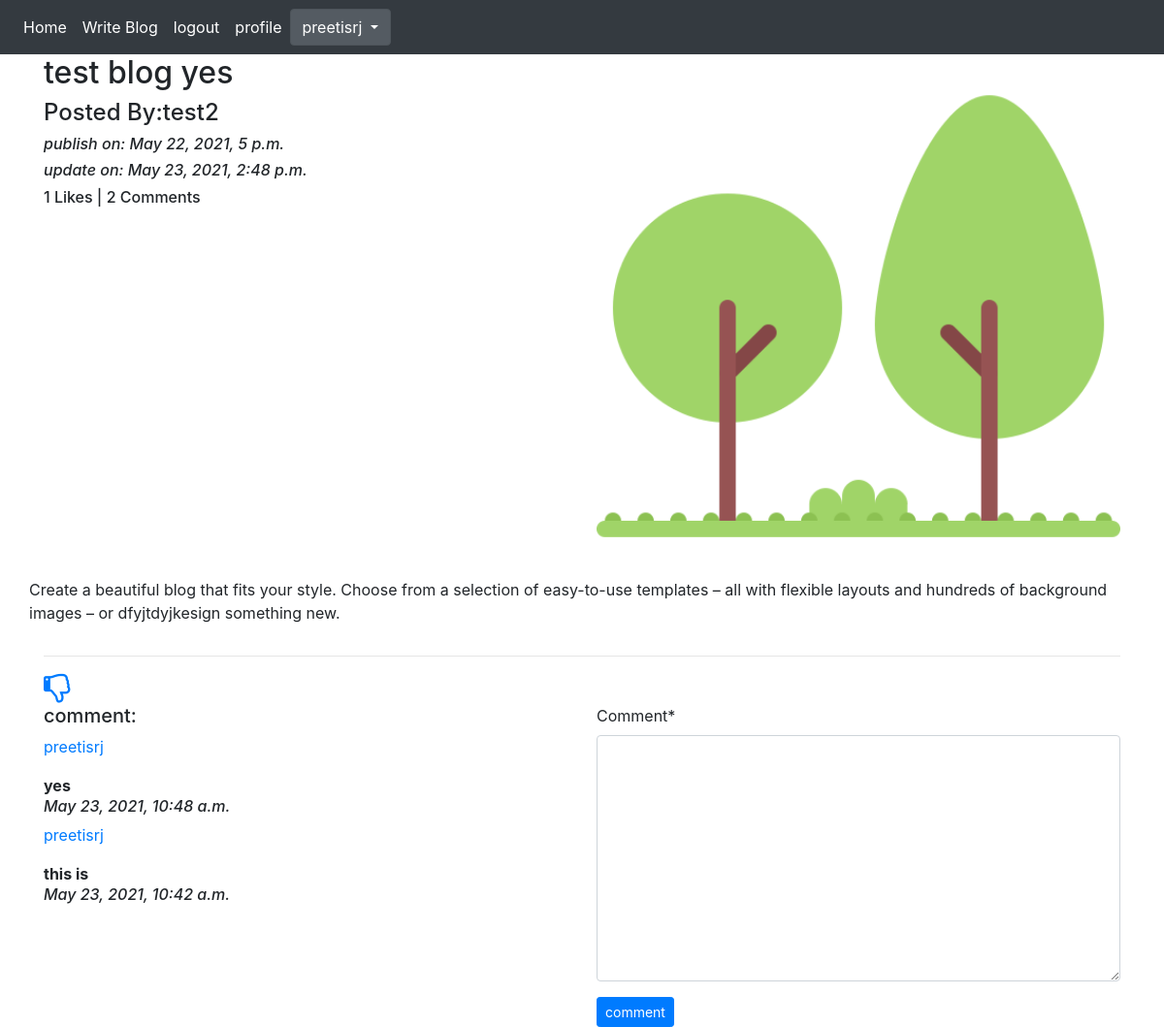
The app's page /blog/details/test-blog-yes-009d73ea-216a-4dbf-879f-c7dc4813f69b (signed in) with its own data.
### App_blog/models.py (models this page shows, shortened)
class Blog(models.Model):
    author = models.ForeignKey(User,on_delete=models.CASCADE, related_name='post_author')
    blog_title = models.CharField(max_length=300,verbose_name="Put a Title")
    slug = models.SlugField(max_length=264, unique=True)
    blog_content = models.TextField(verbose_name="What is on your mind?")
    blog_image = models.ImageField(upload_to='blog_image', verbose_name="Blog image")
    publish_date = models.DateTimeField(auto_now_add=True)
    update_date = models.DateTimeField(auto_now=True)
    class Meta:
        ordering =['-publish_date']

class Comment(models.Model):
    blog = models.ForeignKey(Blog, on_delete= models.CASCADE, related_name='blog_comment')
    user = models.ForeignKey(User, on_delete=models.CASCADE, related_name='user_comment')
    comment = models.TextField()
    comment_date = models.DateTimeField(auto_now_add=True)
    class Meta:
        ordering =['-comment_date']

### App_blog/views.py (the view, shortened to what this page needs)
# urls.py: path('details/<str:slug>', views.blog_details, name='blog_details'),
def blog_details(request, slug):
    blog = Blog.objects.get(slug=slug)
    comment_form = CommentForm()
    already_liked = Likes.objects.filter(blog=blog, user=request.user)
    if already_liked:
        liked= True
    else:
        liked = False
    return render(request,'App_blog/blog_details.html',context={'blog':blog ,'comment_form':comment_form,'liked':liked})

### App_blog/forms.py
class CommentForm(forms.ModelForm):
    class Meta:
        model = Comment
        fields = ("comment",)

### templates/App_blog/blog_details.html (shortened to what this page needs)
{% extends 'base.html' %}
{%load crispy_forms_tags%}
{% block body_block %}
<div class="row">
    <div class="col-sm-6">
        <h2>{{blog.blog_title}}</h2>
        <h4>Posted By:{{blog.author}}</h4>
        <i>
            <h6>publish on: {{blog.publish_date}}</h6>
        </i>
        <i><h6>update on: {{blog.update_date}}</h6></i>
        <h6>{{blog.liked_blog.count}} Likes | {{blog.blog_comment.count}} Comments </h6>
    </div>
    <div class="col-sm-6">
        <img src="/media/{{blog.blog_image}}"  width="100%">
    </div>
     {{blog.blog_content|linebreaks}}
</div>
<hr>
{%if not liked %}
<a href="{%url 'App_blog:liked_post' pk=blog.pk %}"> <i class="fa fa-thumbs-o-up fa-2x"></i></a>
{%else%}
<a href="{%url 'App_blog:unliked_post' pk=blog.pk %}"> <i class="fa fa-thumbs-o-down fa-2x"></i></a>
{%endif%}
<div class="row">
    <div class="col-sm-6">
        <h5>comment: </h5>
        {% for comment in blog.blog_comment.all%}
        <p><a href="#"> {{comment.user}}</a></p>
        <b>{{comment.comment}}</b>
        <h6><i>{{comment.comment_date}}</i></h6>
        {%endfor%}
    </div>
    <div class="col-sm-6">
        <form method="post">
            {{comment_form|crispy}}
            <button type="submit" class="btn btn-primary btn-sm">comment</button>
        </form>
    </div>
</div>
{% endblock%}

### templates/base.html (shortened to what this page needs)
<!doctype html>
<html lang="en">
  <head>
    <link rel="stylesheet" href="https://maxcdn.bootstrapcdn.com/bootstrap/4.0.0/css/bootstrap.min.css"
>
    <link rel="stylesheet" href="https://maxcdn.bootstrapcdn.com/font-awesome/4.6.3/css/font-awesome.min.css">
  </head>
  <body>
   <nav class="navbar navbar-expand-sm bg-dark navbar-dark">
   <ul class="navbar-nav">
      <li class="nav-item active">
           <a class="nav-link" href="{% url 'index'%}">Home</a>
       </li>
      {%if user.is_authenticated %}
        <li class="nav-item active">
           <a class="nav-link" href="{% url 'App_blog:create_blog'%}">Write Blog</a>
       </li>
        <li class="nav-item active">
           <a class="nav-link" href="{% url 'App_login:logout'%}">logout</a>
       </li>
        <li class="nav-item active">
           <a class="nav-link" href="{% url 'App_login:profile'%}">profile</a>
       </li>
     {%endif%}
   </ul>
   {%if user.is_authenticated %}
  <div class="dropdown show">
    <a class="btn btn-secondary dropdown-toggle" href="#" role="button" id="dropdownMenuLink" data-toggle="dropdown">
      {{user.username}}
    </a>
  </div>
  {%endif%}
   </nav>
 <div class="container">
  {% block body_block%}
  {% endblock %}
 </div>
  </body>
</html>

### records on screen
Blog: blog_title "test blog yes", author "test2", publish_date "May 22, 2021, 5 p.m.", update_date "May 23, 2021, 2:48 p.m.", liked_blog.count "1", blog_comment.count "2", blog_image (picture), blog_content "Create a beautiful blog that fits your style. Choose from a selection of easy-to-use templates – all with flexible layouts and hundreds of background images – or dfyjtdyjkesign something new."
Comment: user "preetisrj", comment "yes", comment_date "May 23, 2021, 10:48 a.m."
Comment: user "preetisrj", comment "this is", comment_date "May 23, 2021, 10:42 a.m."

### other values on screen
{{ user.username }} "preetisrj"
